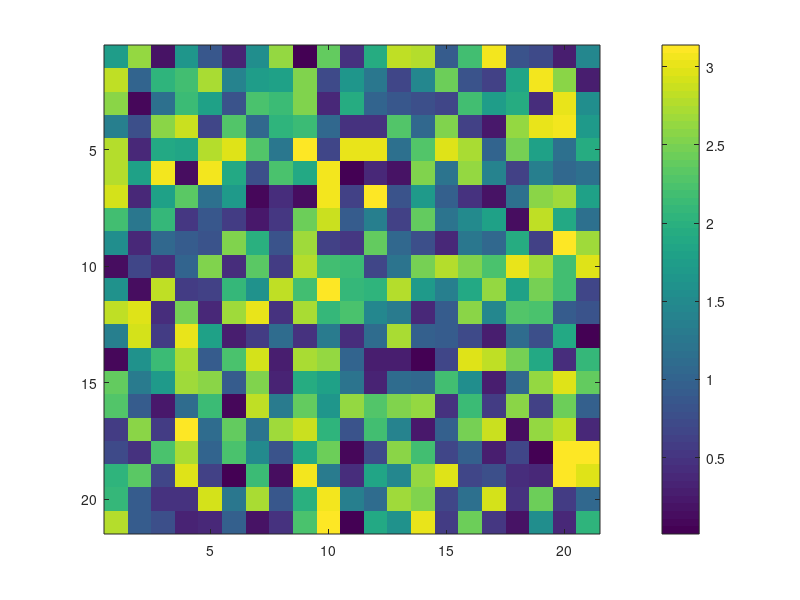

Recreate this plot in MATLAB. (Note: this script raises an error after producing the figure.)
clc,clear,close all

%%
n=1;
reference=rand(21,21);
reference(reference<0.5)=0;
reference(reference>0.5)=1;

pseudoPhase=rand(21,21)*pi;
figure(),imagesc(pseudoPhase),colorbar

for i=1:21
    for  j=1:21
        frequence(i,j)=round(2.68+(n-1)*(4.82-2.68)/440,3); %  the decimal point more than 3 cannot be resolved, Unit:Hz
        Ts=1/10;  % frame rate of SLM
        t=0:Ts:1000-Ts; % lowering than 1000 is unable to reslove phase correctly
        % x=cos(2*pi*frequence*t+pi/3);
        x=pi*cos(frequence(i,j)*t+pi/3*n);
        X(i,j,:)=x;
        n=n+1;
    end
end
for m=1:size(X,3)
    X(:,:,m)= (X(:,:,m)+pseudoPhase).*reference;
end
for m=1:size(X,3)
    Li =  exp(1i*X(:,:,m));
    Y(:,:,m)= abs(fftshift(fft2(Li))).^2;
end
for m=1:size(Y,3)
    Z(:,:,m)= abs(fftshift(fft2(Y(:,:,m))));
end

figure(),imagesc3D(X),colorbar
%figure(),imagesc3D(Y)
figure(),imagesc3D(Z)

%%
signal=squeeze(sum(Z,[1 2]));
%signal=squeeze(Z(11,11,:));
figure(),plot(t,signal)
xlabel('Time (seconds)')
ylabel('Amplitude')

y=fft(signal);
z=fftshift(y);
Fs=1/Ts;
f=(0:length(y)-1)*Fs/length(y);
fshift=(-0.5*length(y):0.5*length(y)-1)/length(y)*Fs;
%figure(),plot(fshift,abs(y))
figure(),plot(fshift,abs(z))
xlabel('Frequency (Hz)')
ylabel('Magnitude')
title('shift FFT')
axis([0 5 0 inf])

tol = max(abs(z))*0.1;
z(abs(z) < tol) = 0;
theta=angle(z);
figure(),stem(fshift,theta/pi)
xlabel("Frequency (Hz)")
ylabel("Phase / \pi")
grid
axis([0 5 -inf inf])

for i=1:21
    for j=1:21
        phaseMap(i,j)= theta(round(frequence(i,j)*1000,3)+5000)/pi;
    end
end
figure(),imagesc(phaseMap),colorbar